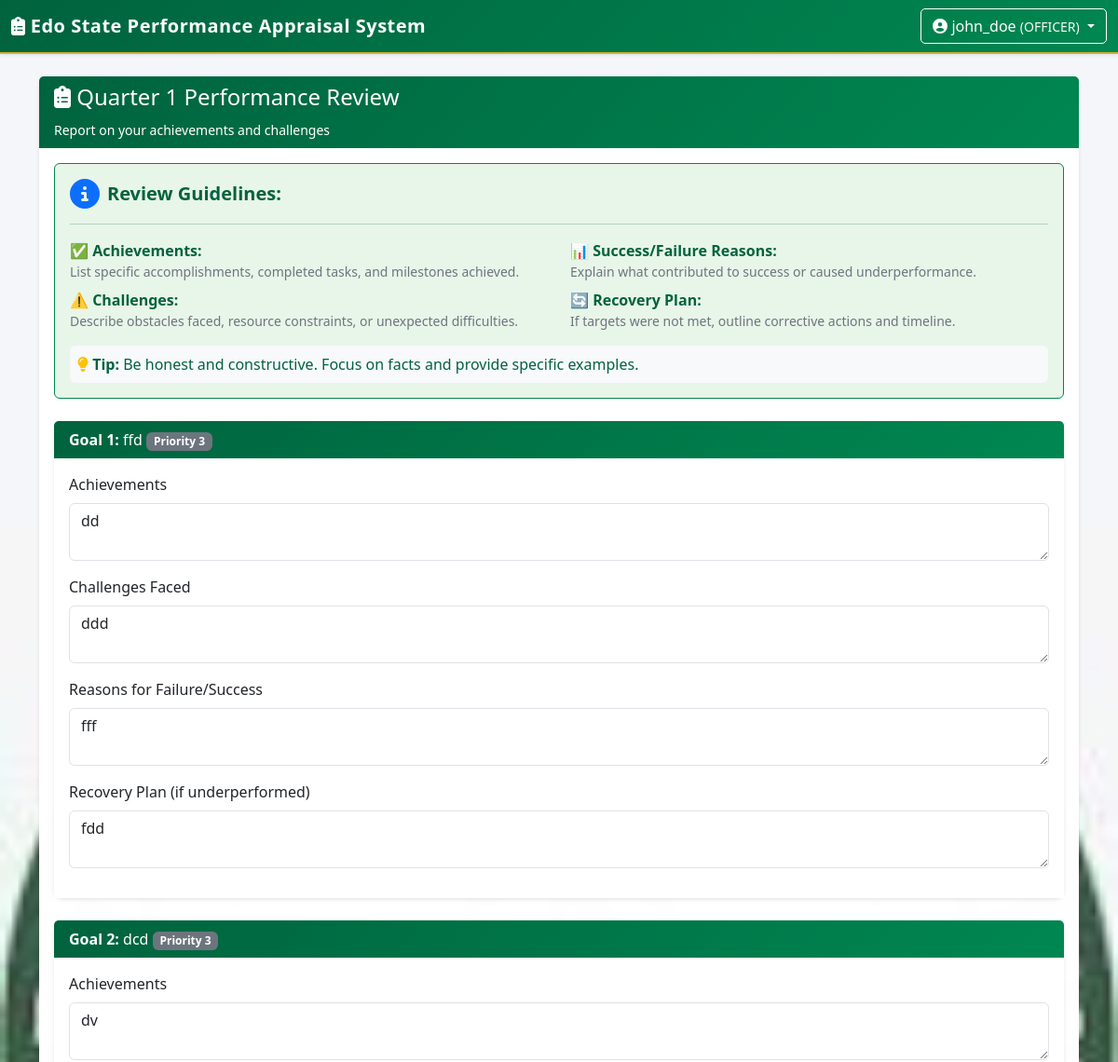
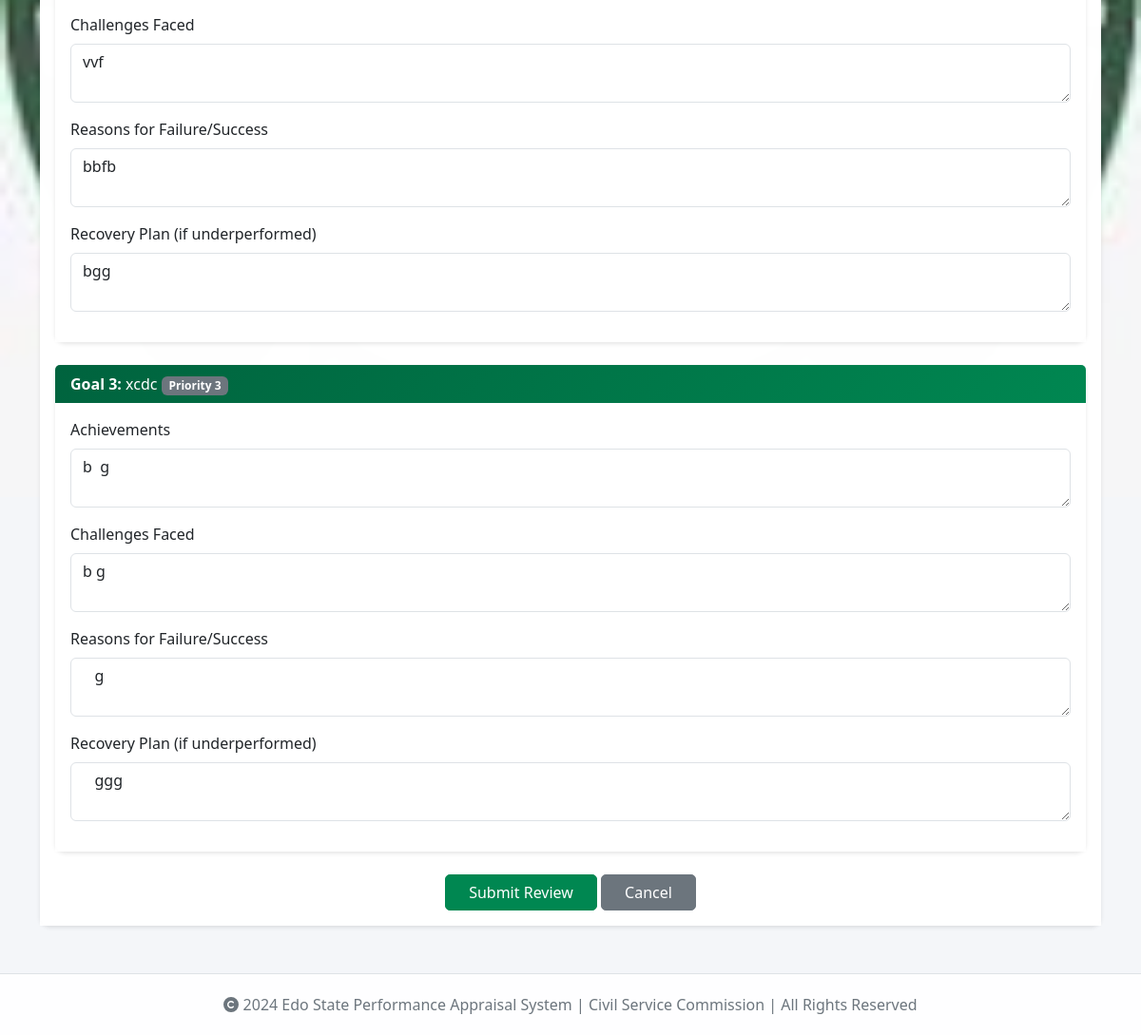
The app's page /quarterly/quarterly-review/1 (signed in) with its own data (2 pictures, top to bottom).
### app/models/user.py (models this page shows, shortened)
class User(UserMixin, db.Model):
    __tablename__ = 'users'
    id = db.Column(db.Integer, primary_key=True)
    username = db.Column(db.String(80), unique=True, nullable=False)
    email = db.Column(db.String(120), unique=True, nullable=False)
    password_hash = db.Column(db.String(200), nullable=False)
    role = db.Column(db.String(50), nullable=False, default='STAFF')
    is_active = db.Column(db.Boolean, default=True)
    created_at = db.Column(db.DateTime, default=datetime.utcnow)
    staff_no = db.Column(db.String(50), unique=True)
    surname = db.Column(db.String(100))
    first_name = db.Column(db.String(100))
    other_names = db.Column(db.String(200))
    title = db.Column(db.String(20))
    date_of_birth = db.Column(db.Date, nullable=True)
    date_first_appointment = db.Column(db.Date, nullable=True)
    post_appointed = db.Column(db.String(200))
    present_post = db.Column(db.String(200))
    salary_grade = db.Column(db.String(50))
    ministry = db.Column(db.String(200))  # MDA
    department = db.Column(db.String(200))  # Department
    division = db.Column(db.String(200))
    branch = db.Column(db.String(200))
    section = db.Column(db.String(200))
    def has_role(self, role):
        return self.role == role or self.role == 'ADMIN'

### app/models/quarterly_plan.py (models this page shows, shortened)
class QuarterlyGoal(db.Model):
    __tablename__ = 'quarterly_goals'
    id = db.Column(db.Integer, primary_key=True)
    user_id = db.Column(db.Integer, db.ForeignKey('users.id'), nullable=False)
    planning_year = db.Column(db.Integer, nullable=False)
    quarter = db.Column(db.Integer, nullable=False)
    goal_description = db.Column(db.Text, nullable=False)
    priority = db.Column(db.Integer, default=3)
    success_criteria = db.Column(db.Text)
    plan_status = db.Column(db.String(50), default='DRAFT')
    plan_submitted_at = db.Column(db.DateTime)
    plan_approved_at = db.Column(db.DateTime)
    plan_approved_by = db.Column(db.Integer, db.ForeignKey('users.id'))
    plan_modifications = db.Column(db.Text)
    cs_approved = db.Column(db.Boolean, default=False)
    cs_approved_at = db.Column(db.DateTime)
    cs_approved_by = db.Column(db.Integer, db.ForeignKey('users.id'))
    cs_comments = db.Column(db.Text)
    achievements = db.Column(db.Text)
    challenges = db.Column(db.Text)
    reasons_for_failure = db.Column(db.Text)
    recovery_plan = db.Column(db.Text)
    review_status = db.Column(db.String(50), default='PENDING')
    review_submitted_at = db.Column(db.DateTime)
    review_completed_at = db.Column(db.DateTime)
    review_completed_by = db.Column(db.Integer, db.ForeignKey('users.id'))
    reporting_officer_comments = db.Column(db.Text)
    further_directives = db.Column(db.Text)
    quarter_2_adjustments = db.Column(db.Text)
    cs_review_approved = db.Column(db.Boolean, default=False)
    cs_review_approved_at = db.Column(db.DateTime)
    cs_review_approved_by = db.Column(db.Integer, db.ForeignKey('users.id'))
    cs_review_comments = db.Column(db.Text)
    created_at = db.Column(db.DateTime, default=datetime.utcnow)
    updated_at = db.Column(db.DateTime, default=datetime.utcnow, onupdate=datetime.utcnow)
    user = db.relationship('User', foreign_keys=[user_id], backref='quarterly_goals')
    plan_approver = db.relationship('User', foreign_keys=[plan_approved_by], backref='approved_goals')
    cs_approver = db.relationship('User', foreign_keys=[cs_approved_by], backref='cs_approved_goals')
    cs_review_approver = db.relationship('User', foreign_keys=[cs_review_approved_by], backref='cs_reviewed_goals')
    review_completer = db.relationship('User', foreign_keys=[review_completed_by], backref='completed_reviews')

### app/quarterly/routes.py (the view, shortened to what this page needs)
@quarterly_bp.route('/quarterly-review/<int:quarter>', methods=['GET', 'POST'])
@login_required
def quarterly_review(quarter):
    current_year = datetime.now().year
    goals = QuarterlyGoal.query.filter_by(
        user_id=current_user.id,
        planning_year=current_year,
        quarter=quarter
    ).all()
    return render_template('quarterly/quarterly_review.html', goals=goals, quarter=quarter)

### app/templates/quarterly/quarterly_review.html
{% extends "base.html" %}
{% block content %}
<div class="container">
    <div class="row">
        <div class="col-12">
            <div class="card">
                <div class="card-header bg-primary text-white">
                    <h4><i class="fas fa-clipboard-list"></i> Quarter {{ quarter }} Performance Review</h4>
                    <small>Report on your achievements and challenges</small>
                </div>
                <div class="card-body">
                    <form method="POST">
                        <div class="alert alert-info mb-4">
                            <div class="d-flex align-items-center mb-2">
                                <i class="fas fa-info-circle fa-2x me-2 text-primary"></i>
                                <strong class="fs-5">Review Guidelines:</strong>
                            </div>
                            <hr>
                            <div class="row">
                                <div class="col-md-6">
                                    <div class="mb-2">
                                        <strong>✅ Achievements:</strong>
                                        <div class="small text-muted">List specific accomplishments, completed tasks, and milestones achieved.</div>
                                    </div>
                                    <div class="mb-2">
                                        <strong>⚠️ Challenges:</strong>
                                        <div class="small text-muted">Describe obstacles faced, resource constraints, or unexpected difficulties.</div>
                                    </div>
                                </div>
                                <div class="col-md-6">
                                    <div class="mb-2">
                                        <strong>📊 Success/Failure Reasons:</strong>
                                        <div class="small text-muted">Explain what contributed to success or caused underperformance.</div>
                                    </div>
                                    <div class="mb-2">
                                        <strong>🔄 Recovery Plan:</strong>
                                        <div class="small text-muted">If targets were not met, outline corrective actions and timeline.</div>
                                    </div>
                                </div>
                            </div>
                            <div class="mt-2 p-2 bg-light rounded">
                                <i class="fas fa-lightbulb text-warning"></i>
                                <strong>Tip:</strong> Be honest and constructive. Focus on facts and provide specific examples.
                            </div>
                        </div>
                        {% for goal in goals %}
                        <div class="card mb-4">
                            <div class="card-header bg-light">
                                <strong>Goal {{ loop.index }}:</strong> {{ goal.goal_description }}
                                {% if goal.priority %} <span class="badge bg-secondary">Priority {{ goal.priority }}</span>{% endif %}
                            </div>
                            <div class="card-body">
                                <div class="mb-3">
                                    <label class="form-label">Achievements</label>
                                    <textarea name="achievements_{{ goal.id }}" class="form-control" rows="2"
                                        placeholder="What did you achieve this quarter? Be specific about milestones and results.">{{ goal.achievements or '' }}</textarea>
                                </div>
                                <div class="mb-3">
                                    <label class="form-label">Challenges Faced</label>
                                    <textarea name="challenges_{{ goal.id }}" class="form-control" rows="2"
                                        placeholder="What challenges did you encounter? Include obstacles, resource constraints, or unexpected issues.">{{ goal.challenges or '' }}</textarea>
                                </div>
                                <div class="mb-3">
                                    <label class="form-label">Reasons for Failure/Success</label>
                                    <textarea name="reasons_{{ goal.id }}" class="form-control" rows="2"
                                        placeholder="Explain reasons for success or failure - what worked well and what didn't?">{{ goal.reasons_for_failure or '' }}</textarea>
                                </div>
                                <div class="mb-3">
                                    <label class="form-label">Recovery Plan (if underperformed)</label>
                                    <textarea name="recovery_{{ goal.id }}" class="form-control" rows="2"
                                        placeholder="If targets were not met, what is your recovery plan? Include timeline and specific actions.">{{ goal.recovery_plan or '' }}</textarea>
                                </div>
                            </div>
                        </div>
                        {% endfor %}
                        <div class="text-center">
                            <button type="submit" class="btn btn-primary px-4">Submit Review</button>
                            <a href="{{ url_for('quarterly.dashboard') }}" class="btn btn-secondary px-4">Cancel</a>
                        </div>
                    </form>
                </div>
            </div>
        </div>
    </div>
</div>
{% endblock %}

### app/templates/base.html (shortened to what this page needs)
<!DOCTYPE html>
<html lang="en">
<head>
    <link href="https://cdn.jsdelivr.net/npm/bootstrap@5.3.0/dist/css/bootstrap.min.css" rel="stylesheet">
    <link rel="stylesheet" href="https://cdnjs.cloudflare.com/ajax/libs/font-awesome/6.4.0/css/all.min.css">
</head>
<body>
    <nav class="navbar navbar-dark shadow-sm">
        <div class="container-fluid">
            <a class="navbar-brand" href="{{ url_for('reports.dashboard') }}">
                <i class="fas fa-clipboard-list"></i> Edo State Performance Appraisal System
            </a>
            {% if current_user.is_authenticated %}
            <div class="dropdown">
                <button class="btn btn-outline-light dropdown-toggle" type="button" data-bs-toggle="dropdown" aria-expanded="false">
                    <i class="fas fa-user-circle"></i>
                    {{ current_user.username }}
                    <small class="text-light">({{ current_user.role }})</small>
                </button>
            </div>
            {% else %}
            <a href="{{ url_for('auth.login') }}" class="btn btn-outline-light">Login</a>
            {% endif %}
        </div>
    </nav>
    <div class="container-fluid mt-4">
        {% block content %}{% endblock %}
    </div>
    <footer>
        <div class="container">
            <p class="mb-0">
                <i class="fas fa-copyright"></i> 2024 Edo State Performance Appraisal System |
                Civil Service Commission | All Rights Reserved
            </p>
        </div>
    </footer>
</body>
</html>

### records on screen
User: username "john_doe", role "OFFICER"
QuarterlyGoal: goal_description "ffd", priority "3", id "dd", id "ddd", id "fff", id "fdd"
QuarterlyGoal: goal_description "dcd", priority "3", id "dv", id "vvf", id "bbfb", id "bgg"
QuarterlyGoal: goal_description "xcdc", priority "3", id "b g", id "g", id "ggg"

### other values on screen
{{ quarter }} "1"
